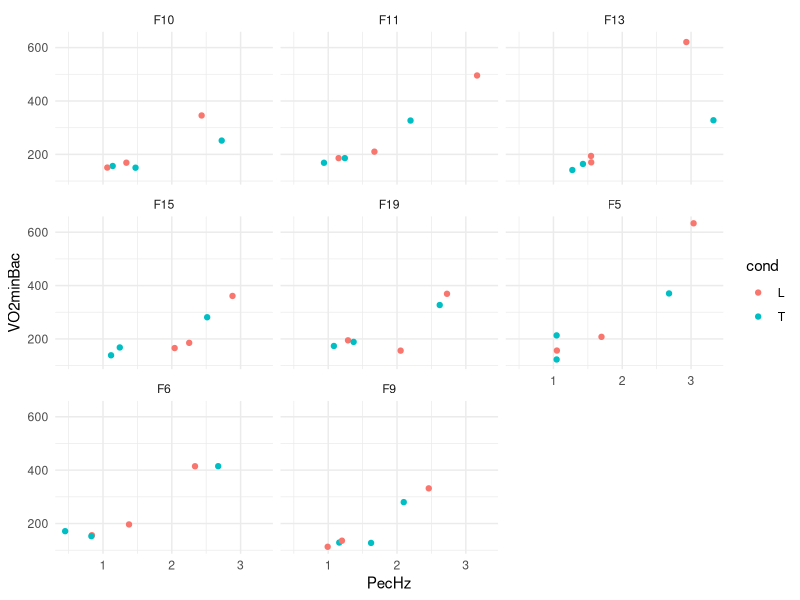

Source code (R): (Note: this script raises an error after producing the figure.)
# look at fin beat stuff....

# David L Miller 5 December 2017



hz <- read.csv("FishVO2Hz.csv")

# make codes for the speeds
hz$speedcode <- "H"
hz$speedcode[hz$speed == 0.5] <- "L"
hz$speedcode[hz$speed == 1.5] <- "M"
# speeds set at 0.5, 1.5 and then the max that got data for both turbulent
# and laminar flows. (Measured in bodylengths/s of course)


library(ggplot2)

# quick visualisation
p <- ggplot(hz) +
  #geom_point(aes(x=speed, y=VO2minBac, colour=cond)) +
  geom_point(aes(x=PecHz, y=VO2minBac, colour=cond)) +
  theme_minimal() +
  facet_wrap(~Fish)
print(p)


# let's fit a GAM!
library(mgcv)
# this is fitting a model that says:
# O2 varies as a function of pectoral hz, but we should estimate a different
# curve for each condition. We also think that fish acts like a random effect
b_pec <- gam(VO2minBac~s(PecHz, cond, bs="fs") + s(Fish, bs="re"),
              data=hz, method="REML")

# check this model
gam.check(b_pec)
# looks like there might be a minor issue with heteroskedasticity? probably not
# worth worrying about (top right). Looks like the model predicts well (bottom
# right). Residuals look normal enough (left side). Text output shows that we let
# our model be wiggly enough
summary(b_pec)
# v. high % deviance explained, maybe the fish random effect is not super-relevant
# but we can include anyway as we think there is between-fish variability


# now to make predictions, make a grid of values with all the pectoral hz we need
# plus values for the condition and fish
preddat <- expand.grid(PecHz = seq(0.5, 3.5, by=0.1),
                       cond  = c("T", "L"),
                       Fish  = unique(hz$Fish))

# make predictions, also predict the standard error
pr <- predict(b_pec, preddat, type="response", se=TRUE)
preddat$VO2minBac <- pr$fit
# generate the CIs
preddat$upper <- pr$fit + 2*pr$se.fit
preddat$lower <- pr$fit - 2*pr$se.fit


# what does that look like?
p <- ggplot(hz) +
  geom_line(aes(x=PecHz, y=VO2minBac, colour=cond, group=cond), data=preddat) +
  geom_line(aes(x=PecHz, y=upper, colour=cond, group=cond), linetype=2, data=preddat) +
  geom_line(aes(x=PecHz, y=lower, colour=cond, group=cond), linetype=2, data=preddat) +
  geom_text(aes(x=PecHz, y=VO2minBac, colour=cond, label=speedcode)) +
  scale_colour_brewer(type="qual") +
  theme_minimal() +
  labs(x="Pectoral Hz", colour="Condition") +
  facet_wrap(~Fish, nrow=2)

print(p)

# ignore fish and predict excluding the fish random effect
preddat <- expand.grid(PecHz = seq(0.5, 3.5, by=0.1),
                       cond  = c("T", "L"), Fish="F5")
pr <- predict(b_pec, preddat, type="response", se=TRUE, exclude="s(Fish)")
preddat$VO2minBac <- pr$fit
preddat$upper <- pr$fit + 2*pr$se.fit
preddat$lower <- pr$fit - 2*pr$se.fit

# what does that look like?
p <- ggplot(hz) +
  geom_line(aes(x=PecHz, y=VO2minBac, colour=cond, group=cond), data=preddat) +
  geom_line(aes(x=PecHz, y=upper, colour=cond, group=cond), linetype=2, data=preddat) +
  geom_line(aes(x=PecHz, y=lower, colour=cond, group=cond), linetype=2, data=preddat) +
  geom_text(aes(x=PecHz, y=VO2minBac, colour=cond, label=speedcode)) +
  scale_colour_brewer(type="qual") +
  theme_minimal() +
  labs(x="Pectoral Hz", colour="Condition")

print(p)






# what about caudal fin?
# quick visualisation
p <- ggplot(hz) +
  geom_point(aes(x=CaudHz, y=VO2minBac, colour=cond)) +
  theme_minimal() +
  facet_wrap(~Fish)

print(p)

# try the same kind of model as above for the caudal?
# need to reduce k (smooth complexity) as we don't have many unique values
b_caud <- gam(VO2minBac~s(CaudHz, cond, bs="fs", k=5) + s(Fish, bs="re"),
              data=hz, method="REML")

# model check
summary(b_caud)
# less deviance explained than before and less wiggly effects?
plot(b_caud)
# do we believe that O2 is n-shaped in caudal hz?


preddat <- expand.grid(CaudHz = seq(0, 5, by=0.1),
                       cond  = c("T", "L"),
                       Fish  = unique(hz$Fish))

preddat$VO2minBac <- predict(b_caud, preddat, type="response")


p <- ggplot(hz) +
  geom_line(aes(x=CaudHz, y=VO2minBac, colour=cond, group=cond), data=preddat) +
  geom_text(aes(x=CaudHz, y=VO2minBac, colour=cond, label=speedcode)) +
  scale_colour_brewer(type="qual") +
  theme_minimal() +
  labs(x="Caudal Hz", colour="Condition")# +
#  facet_wrap(~Fish, nrow=2)

print(p)


per <- read.csv("FHL_periodicity.csv")
per$condition <- as.factor(per$condition)
 
# try the same kind of model as above for the caudal?
# need to reduce k (smooth complexity) as we don't have many unique values
b_pery <- gam(yfreq~s(speed, condition, bs="fs", k=5) + s(fish, bs="re"),
              data=per, method="REML")

# model check
summary(b_caud)
# less deviance explained than before and less wiggly effects?
plot(b_caud)
# do we believe that O2 is n-shaped in caudal hz?


preddat <- expand.grid(CaudHz = seq(0, 5, by=0.1),
                       cond  = c("T", "L"),
                       Fish  = unique(hz$Fish))

preddat$VO2minBac <- predict(b_caud, preddat, type="response")


p <- ggplot(hz) +
  geom_line(aes(x=CaudHz, y=VO2minBac, colour=cond, group=cond), data=preddat) +
  geom_text(aes(x=CaudHz, y=VO2minBac, colour=cond, label=speedcode)) +
  scale_colour_brewer(type="qual") +
  theme_minimal() +
  labs(x="Pectoral Hz", colour="Condition") +
  facet_wrap(~Fish, nrow=2)

print(p)


per <- read.csv("FHL_periodicity.csv")
# add condition code 
per$Flow <- "L"
per$Flow[per$condition == 1] <- "L"
per$Flow[per$condition == 0] <- "T"
per$Flow <- as.factor(per$Flow)


p <- ggplot(per) +
  geom_point(aes(x=speed, y=zfreq,colour=condition), data=per) +
  scale_colour_manual(values=c("red", "blue")) +
  scale_shape_manual(values=c(17, 16))+
  theme_minimal() +
  labs(y="z-frequency", x = "Speed BL/s", colour="Condition") 

print(p)

modr <- nlme(zfreq~a+b*speed,
             fixed = a+b~Flow,
             random = a~1|fish,
             start=c(0, 0.5),
             data=per)



# FANCY MODELS
#
#b_use <- gam(VO2minBac~s(PecHz, CaudHz, cond,
#                         bs="fs", k=10, xt="tp") +
#                       s(Fish, bs="re"),
#              data=hz, method="REML")
#
#
#
#par(mfrow=c(1,2))
#hist(hz$PecHz)
#hist(hz$CaudHz)
#
#
#
#preddat <- expand.grid(PecHz  = seq(0, 3.5, len=100),
#                       CaudHz = seq(0, 5, len=100),
#                       cond   = c("T", "L"),
#                       Fish   = unique(hz$Fish))
#
#preddat$VO2minBac <- predict(b_use, preddat, type="response", exclude="s(Fish)")
#
#
## YIKES plotting
#
#pred_yikes <- preddat
#
#
#library(viridis)
#
#p <- ggplot(pred_yikes) +
#  geom_tile(aes(x=PecHz, y=CaudHz, fill=VO2minBac)) +
#  geom_point(aes(x=PecHz, y=CaudHz), data=hz) +
#  theme_minimal() +
#  scale_fill_viridis() +
#  coord_equal() +
#  facet_wrap(~cond)
#
#print(p)
#
#
#
